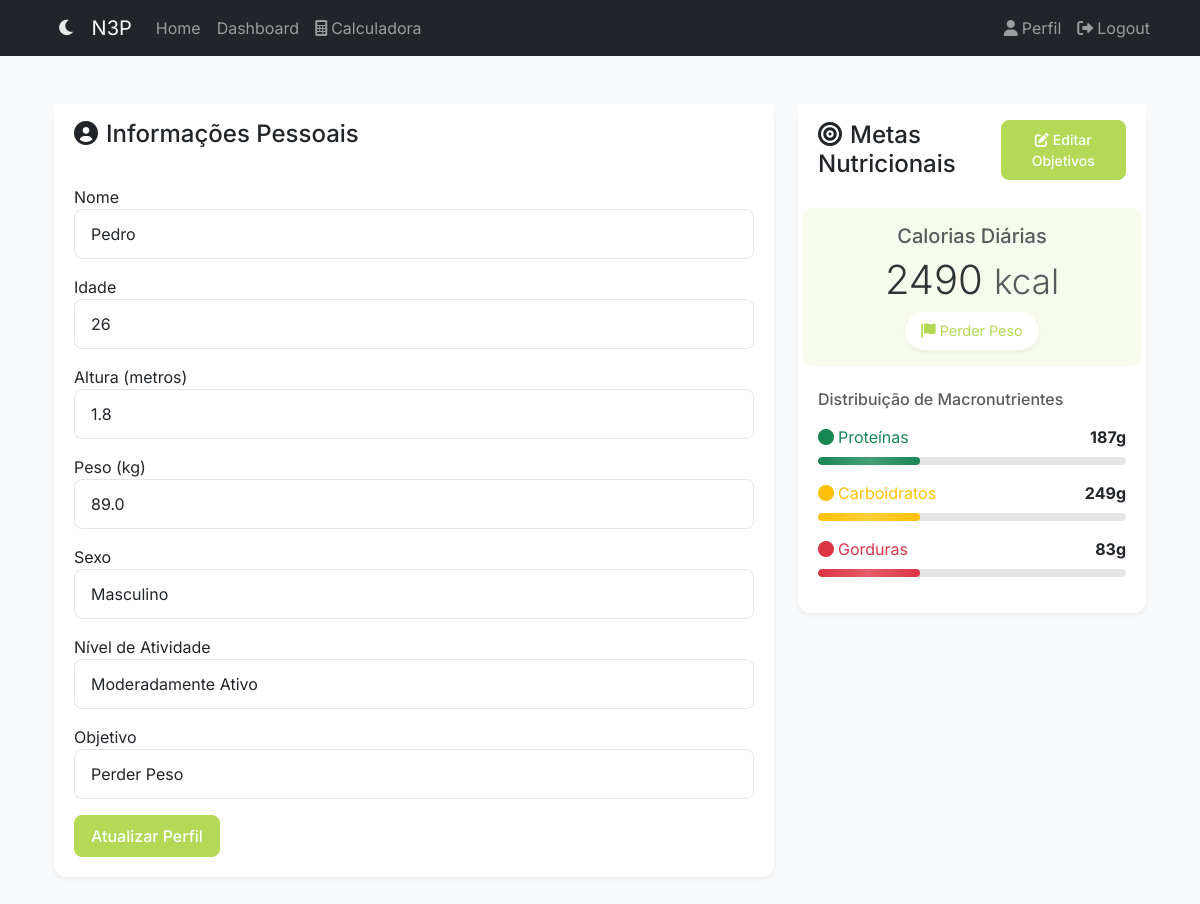
Page /auth/profile (signed in) on the committed database.
### app/models/user.py (models this page shows, shortened)
class User(UserMixin, db.Model):
    __tablename__ = "users"
    id = db.Column(db.Integer, primary_key=True)
    username = db.Column(db.String(80), unique=True, nullable=False)
    email = db.Column(db.String(120), unique=True, nullable=False)
    password_hash = db.Column(db.String(128))
    created_at = db.Column(db.DateTime, default=datetime.utcnow)
    nome = db.Column(db.String(100), nullable=False)
    idade = db.Column(db.Integer, nullable=False)
    altura = db.Column(db.Float, nullable=False)  # altura em metros
    peso = db.Column(db.Float, nullable=False)  # peso em kg
    sexo = db.Column(
        db.String(1), nullable=False
    )  # 'M' para masculino, 'F' para feminino
    fator_atividade = db.Column(db.String(20), nullable=False)
    objetivo = db.Column(db.String(50), nullable=False)
    calories_goal = db.Column(db.Float, nullable=True)
    proteins_goal = db.Column(db.Float, nullable=True)
    carbs_goal = db.Column(db.Float, nullable=True)
    fats_goal = db.Column(db.Float, nullable=True)
    diets = db.relationship("Diet", lazy=True)
    def get_objetivo_display(self):
        objetivo_names = {
            "perder_peso": "Perder Peso",
            "manter_peso": "Manter Peso",
            "ganhar_peso": "Ganhar Peso",
            "ganhar_massa": "Ganhar Massa",
        }
        return objetivo_names.get(self.objetivo, self.objetivo)

### app/blueprints/auth/routes.py (the view, shortened to what this page needs)
@bp.route("/profile", methods=["GET", "POST"])
@login_required
def profile():
    form = EditProfileForm(obj=current_user)
    user_goals = type(
        "UserGoals",
        (),
        {
            "calories": current_user.calories_goal or 0,
            "proteins": current_user.proteins_goal or 0,
            "carbs": current_user.carbs_goal or 0,
            "fats": current_user.fats_goal or 0,
        },
    )
    return render_template(
        "auth/profile.html",
        title="Editar Perfil",
        form=form,
        user_goals=user_goals,
        user=current_user,
    )

### app/forms/auth.py
class EditProfileForm(FlaskForm):
    nome = StringField("Nome", validators=[DataRequired(), Length(max=100)])
    idade = IntegerField(
        "Idade", validators=[DataRequired(), NumberRange(min=15, max=100)]
    )
    altura = FloatField(
        "Altura (metros)", validators=[DataRequired(), NumberRange(min=1.0, max=2.5)]
    )
    peso = FloatField(
        "Peso (kg)", validators=[DataRequired(), NumberRange(min=30, max=300)]
    )
    sexo = SelectField(
        "Sexo", choices=list(GENDER_CHOICES.items()), validators=[DataRequired()]
    )
    fator_atividade = SelectField(
        "Nível de Atividade",
        choices=list(ACTIVITY_DISPLAY.items()),
        validators=[DataRequired()],
    )
    objetivo = SelectField(
        "Objetivo", choices=list(OBJECTIVE_DISPLAY.items()), validators=[DataRequired()]
    )

### app/__init__.py (called while the page is built)
def create_app(config_class=Config):
    app = Flask(__name__)
    app.config.from_object(config_class)
    db.init_app(app)
    migrate.init_app(app, db)
    login.init_app(app)
    from app.blueprints.auth import bp as auth_bp
    app.register_blueprint(auth_bp, url_prefix="/auth")
    from app.blueprints.main import bp as main_bp
    app.register_blueprint(main_bp)
    from app.blueprints.errors import bp as errors_bp
    app.register_blueprint(errors_bp)
    from app.blueprints.api import bp as api_bp
    app.register_blueprint(api_bp, url_prefix="/api")
    from app.models import User
    @login.user_loader
    def load_user(id):
        return User.query.get(int(id))
    return app

### app/templates/auth/profile.html (shortened to what this page needs)
{% extends "base.html" %} {% from "macros/forms.html" import render_form %}  {% block content %}
<div class="container py-4">
  <div class="row justify-content-center">
    <div class="col-md-8">
      <div class="card profile-card mb-4">
        <div class="card-header bg-white border-bottom-0 py-3">
          <h4 class="mb-0">
            <i class="fas fa-user-circle me-2"></i>Informações Pessoais
          </h4>
        </div>
        <div class="card-body">
          {{ render_form(form, url_for('auth.profile'), submit_text='Atualizar
          Perfil') }}
        </div>
      </div>
    </div>
    <div class="col-md-4">
      <div class="card goals-card">
        <div
          class="card-header bg-white border-bottom-0 py-3 d-flex justify-content-between align-items-center"
        >
          <h4 class="mb-0">
            <i class="fas fa-bullseye me-2"></i>Metas Nutricionais
          </h4>
          <button
            type="button"
            class="btn btn-primary btn-sm"
            data-bs-toggle="modal"
            data-bs-target="#editGoalsModal"
          >
            <i class="fas fa-edit me-1"></i>Editar Objetivos
          </button>
        </div>
        <div class="card-body">
          <div class="calories-goal mb-4">
            <h5 class="text-muted mb-2">Calorias Diárias</h5>
            <h2 class="display-6 mb-2">
              <span>{{ user_goals.calories|int }}</span>
              <small class="text-muted">kcal</small>
            </h2>
            <div class="goal-badge">
              <i class="fas fa-flag me-1"></i>{{ user.get_objetivo_display() }}
            </div>
          </div>
          <div class="macros-distribution">
            <h6 class="text-muted mb-3">Distribuição de Macronutrientes</h6>
            {% for macro, label, value, color in [ ('proteins', 'Proteínas',
            user_goals.proteins, 'success'), ('carbs', 'Carboidratos',
            user_goals.carbs, 'warning'), ('fats', 'Gorduras', user_goals.fats,
            'danger') ] %}
            <div class="macro-bar mb-3">
              <div
                class="d-flex justify-content-between align-items-center mb-1"
              >
                <span class="text-{{ color }}"
                  ><i class="fas fa-circle me-1"></i>{{ label }}</span
                >
                <span class="fw-bold">{{ value|int }}g</span>
              </div>
              <div class="progress">
                <div
                  class="progress-bar bg-{{ color }}"
                  style="width: 33%"
                ></div>
              </div>
            </div>
            {% endfor %}
          </div>
        </div>
      </div>
    </div>
  </div>
</div>
{% endblock %} {% block extra_css %}
<link
  rel="stylesheet"
  href="{{ url_for('static', filename='css/auth.css') }}"
/>
{% endblock %}

### app/templates/base.html (shortened to what this page needs)
<!DOCTYPE html>
<html lang="pt-BR" data-theme="light">
  <head>
    <link
      href="https://cdn.jsdelivr.net/npm/bootstrap@5.3.0/dist/css/bootstrap.min.css"
      rel="stylesheet"
    />
    <link
      rel="stylesheet"
      href="https://cdnjs.cloudflare.com/ajax/libs/font-awesome/6.0.0/css/all.min.css"
    />
    <link
      rel="stylesheet"
      href="{{ url_for('static', filename='css/theme.css') }}"
    />
    <link
      rel="stylesheet"
      href="{{ url_for('static', filename='css/dashboard.css') }}"
    />
    <link
      rel="stylesheet"
      href="{{ url_for('static', filename='css/auth.css') }}"
    />
    {% block extra_css %}{% endblock %}
  </head>
  <body>
    <nav class="navbar navbar-expand-lg navbar-dark bg-dark">
      <div class="container">
        <button
          class="nav-link theme-toggle"
          onclick="toggleTheme()"
          title="Alternar tema"
        >
          <i class="fas fa-moon"></i>
        </button>
        <a class="navbar-brand" href="{{ url_for('main.index') }}">N3P</a>
        <div class="collapse navbar-collapse" id="navbarNav">
          <ul class="navbar-nav me-auto">
            <li class="nav-item">
              <a class="nav-link" href="{{ url_for('main.index') }}">Home</a>
            </li>
            {% if current_user.is_authenticated %}
            <li class="nav-item">
              <a class="nav-link" href="{{ url_for('main.dashboard') }}"
                >Dashboard</a
              >
            </li>
            <li class="nav-item">
              <a class="nav-link" href="{{ url_for('main.calculator') }}"
                ><i class="fas fa-calculator me-1"></i>Calculadora</a
              >
            </li>
            {% endif %}
          </ul>
          <ul class="navbar-nav">
            {% if current_user.is_authenticated %}
            <li class="nav-item">
              <a class="nav-link" href="{{ url_for('auth.profile') }}">
                <i class="fas fa-user me-1"></i>Perfil
              </a>
            </li>
            <li class="nav-item">
              <a class="nav-link" href="{{ url_for('auth.logout') }}">
                <i class="fas fa-sign-out-alt me-1"></i>Logout
              </a>
            </li>
            {% else %}
            <li class="nav-item">
              <a class="nav-link" href="{{ url_for('auth.login') }}">
                <i class="fas fa-sign-in-alt me-1"></i>Login
              </a>
            </li>
            {% endif %}
          </ul>
        </div>
      </div>
    </nav>
    <div class="container mt-4">{% block content %}{% endblock %}</div>
  </body>
</html>

### app/templates/macros/forms.html (shortened to what this page needs)
{% macro render_field(field, label_class='', input_class='form-control') %}
<div class="mb-3">
  {{ field.label(class_=label_class) }} {% if field.type == 'BooleanField' %} {{
  field(class_='form-check-input ' + input_class) }} {% else %} {{
  field(class_=input_class) }} {% endif %}
</div>
{% endmacro %} {% macro render_form(form, action_url='', method='post',
extra_classes='', submit_text='Enviar') %}
<form
  action="{{ action_url }}"
  method="{{ method }}"
  class="{{ extra_classes }}"
  enctype="multipart/form-data"
>
  {{ form.csrf_token }} {% for field in form if field.type != 'CSRFTokenField'
  %} {{ render_field(field) }} {% endfor %}
  <button type="submit" class="btn btn-primary">{{ submit_text }}</button>
</form>
{% endmacro %}

### app/static/css/theme.css (style rules this page uses)
:root { --primary-color: #b4d957; --primary-dark: #9fc748; --secondary-color: #ff7f6b; --secondary-dark: #ff6b54; --bg-color: #ffffff; --bg-secondary: #f8f9fa; --text-color: #212529; --text-muted: #6c757d; --border-color: #dee2e6; --shadow-sm: 0 2px 4px rgba(0, 0, 0, 0.05); --shadow-md: 0 4px 6px rgba(0, 0, 0, 0.1); --card-bg: #ffffff; --input-bg: #ffffff; --border-radius: 0.5rem; }
body { background-color: var(--bg-color); color: var(--text-color); transition: background-color 0.3s ease, color 0.3s ease; }
.theme-toggle { background: none; border: none; color: rgba(255, 255, 255, 0.9) !important; padding: 0.5rem 0; margin: 0 1rem; cursor: pointer; transition: all 0.3s ease; display: flex; align-items: center; justify-content: center; line-height: 1.5; }
.theme-toggle i { font-size: 1.1rem; vertical-align: middle; }

### app/static/css/dashboard.css (style rules this page uses)
:root { --primary-color: #b4d957; --primary-light: #d4e9a5; --secondary-color: #ff7a5c; --text-color: #2d3436; --text-muted: #636e72; --background-color: #f8f9fa; --card-background: #ffffff; --border-radius: 12px; --shadow: 0 2px 12px rgba(0, 0, 0, 0.08); --transition: all 0.3s ease; --scale: scale(1.02); --scale-btn: scale(1.05); }
body { background-color: var(--background-color); color: var(--text-color); font-family: "Inter", -apple-system, BlinkMacSystemFont, sans-serif; line-height: 1.5; margin: 0; padding: 0; }
.card { background: var(--card-background); border-radius: var(--border-radius); border: none; box-shadow: var(--shadow); transition: var(--transition); margin-bottom: 1.5rem; animation: slideIn 0.5s ease-out; }
.card-header { background: transparent; border-bottom: 1px solid rgba(0, 0, 0, 0.05); padding: 1.25rem; }
.card-body { padding: 1.25rem; }
.btn { border-radius: 8px; font-weight: 500; padding: 0.5rem 1rem; transition: var(--transition); position: relative; overflow: hidden; }
.btn::after { content: ""; position: absolute; top: 50%; left: 50%; width: 5px; height: 5px; background: rgba(255, 255, 255, 0.5); opacity: 0; border-radius: 100%; transform: scale(1, 1) translate(-50%); transform-origin: 50% 50%; }
.btn-primary { background-color: var(--primary-color); border-color: var(--primary-color); }
.form-control { border-radius: 8px; border: 1px solid rgba(0, 0, 0, 0.1); padding: 0.75rem 1rem; transition: var(--transition); }
.progress { background-color: rgba(180, 217, 87, 0.1); border-radius: 100px; height: 0.5rem; margin: 0.5rem 0; overflow: hidden; position: relative; }
.progress-bar { background-color: var(--primary-color); border-radius: 100px; transition: width 1s ease; position: relative; }
.progress-bar::after { content: ""; position: absolute; top: 0; left: 0; width: 100%; height: 100%; background: linear-gradient( 90deg, rgba(255, 255, 255, 0) 0%, rgba(255, 255, 255, 0.2) 50%, rgba(255, 255, 255, 0) 100% ); animation: shine 2s infinite; }

### app/static/css/auth.css (style rules this page uses)
.profile-card, .goals-card { border: none; border-radius: var(--border-radius); box-shadow: var(--shadow-sm); transition: all 0.3s ease; animation: fadeIn 0.5s ease-out; background-color: var(--card-bg); }
.calories-goal { text-align: center; padding: 1rem; background: rgba(180, 217, 87, 0.1); border-radius: var(--border-radius); margin: -0.5rem -1rem 1.5rem; color: var(--text-color); }
.goal-badge { display: inline-block; padding: 0.5rem 1rem; background: var(--card-bg); border-radius: 2rem; font-size: 0.9rem; color: var(--primary-color); box-shadow: var(--shadow-sm); }
.macro-bar { opacity: 0; animation: fadeIn 0.5s ease-out forwards; }
.macro-bar:nth-child(2) { animation-delay: 0.4s; }
.macro-bar:nth-child(3) { animation-delay: 0.5s; }
.progress { background-color: rgba(0, 0, 0, 0.1); border-radius: 1rem; overflow: hidden; height: 8px; }
.progress-bar { transition: width 1s ease-out; }

### rows in the picture
User: nome "Pedro" "26" "1.8" "89.0" "Masculino" "Moderadamente Ativo" "Perder Peso", calories "2490", objetivo "Perder Peso", label "Proteínas", proteins_goal "187", label "Carboidratos", carbs_goal "249", label "Gorduras", fats_goal "83"

### other values in the picture
{{ field.label(class_=label_class) }} "Nome" "Idade" "Altura (metros)" "Peso (kg)" "Sexo" "Nível de Atividade" "Objetivo"
{{ submit_text }} "Atualizar Perfil"
